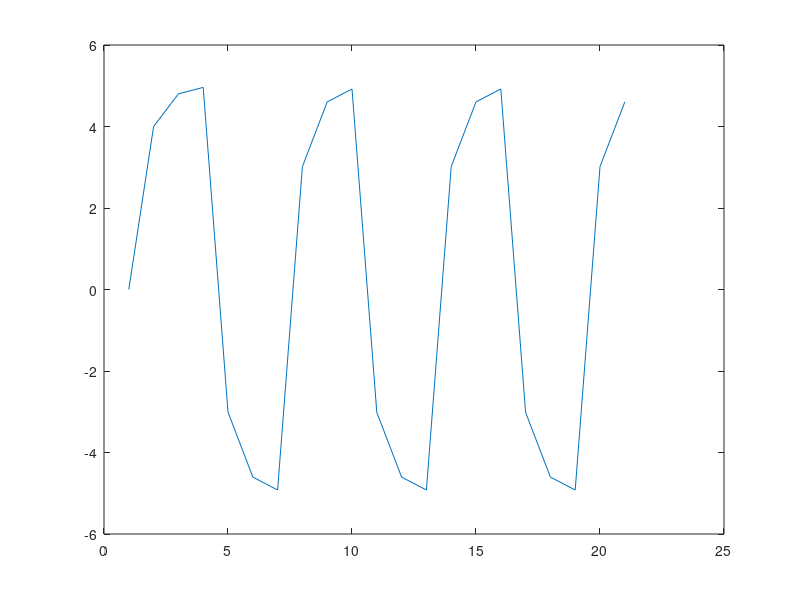

Write MATLAB code to recreate this figure.
%%%%%%%%%%%%%%%%%%%%%%%%%%%%%%%%%%%%%%%%
%%%%  “smooth4” oscillator  pattern %%%%
%%%%%%%%%%%%%%%%%%%%%%%%%%%%%%%%%%%%%%%%

% Parameters
Vmax = 5;
Vmin = -5;
tolerance = 0.1;
increment = 0.1;
gE = 0.8; % gain Exciter state
gI = 0.8; % gain Inhibitor state

we2i = 1;
wi2e = 1;

ndata = 20;

oscillator_data = zeros(1, ndata);


%  Initialize variables.
j = 1;                        % j is the time variable (x-axis)
V_stable = (Vmax + Vmin)/2.0; % V_stable is set as the midpoint between Vmax and Vmin
Vm = V_stable;                % Vm is the output of the system
Vd_work = Vmax;               % The current max value for Vm
V0_work = Vmin; % the current min value for Vm
state = 'e'; % state “e” is for exciter, i for inhibitor
T = tolerance; % Set T to the tolerence value, we want to reach Vd_work and V0_work within tolerance value T.
C = increment; % Set C to the value that Vm is increment/decremented by

oscillator_data(1) = V_stable;

% Generate patterns.
while (j <= ndata),
	% Excite state.
  % In the excite state, Vm is incremented until it reaches Vmax
  if strcmp(state,'e')
    Ve = Vmax - Vm; % Exciter state error
    Vc = gE * Ve;
    Vm = Vm + Vc;
    % If exceeds the current max value for Vm, Vd_work, transiton to the inhibit state.
    if (Vm >= ( Vd_work-T))
      % Set the state to inhibit.
      state = 'i';
      % Diminish the current min value for Vm, V0_work, by the weight from Exciter to Inhibitor, we2i.
      V0_work = V0_work * we2i;
    end

  % Inhibit state.
	elseif strcmp(state,'i')
    Ve = Vmin - Vm; % Inhibitor state error
    Vc = gI * Ve;
    Vm = Vm + Vc;
    % If Vm is less than the current min value for Vm, V0_work, transiton to the excite state.
    if ( Vm <= ( V0_work + T))
      % Set the state to excite.
      state = 'e';
      % Increase the current max value for Vm, Vd_work, by the weight from Inhibitor to Excitor, wi2e.
      Vd_work = Vd_work * wi2e;
   end
  end
  
  % Output data.
	oscillator_data(j+1) =  Vm;
  
  % Increment count.
  j = j + 1;
    
end

plot(oscillator_data);